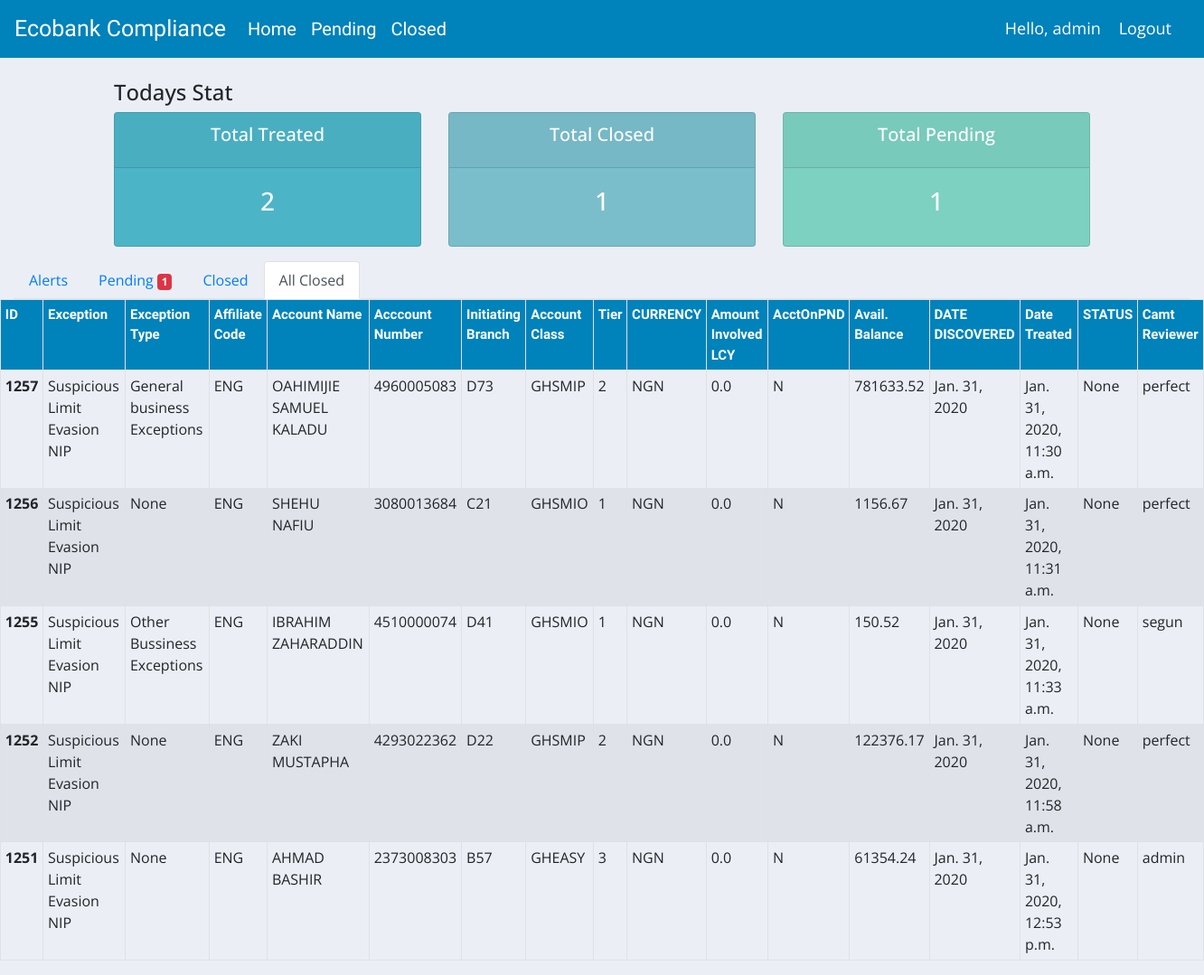
/regularised-staff/ (signed in), run on the app's committed database.
### aclapp/models.py (models this page shows, shortened)
class Acldb(models.Model):
    choices = (
        ('Pending', 'Pending'),
        ('Closed', 'Closed'),
        ('Unreacted', 'Unreacted')
    )
    Exception_Category = models.CharField(max_length=200)
    Exception_By_Category_Type =models.ForeignKey(Exception_By_Category, blank=True, null=True, on_delete=models.SET_NULL)
    Affiliate_Code = models.CharField(max_length=5, null=True, blank=True)
    Affiliate_Name = models.CharField(max_length=30,blank=True, null=True)
    Initiating_Branch = models.CharField(max_length=200, null=True, blank=True)
    Zone = models.CharField(max_length=20, null=True, blank=True)
    Region = models.CharField(max_length=20, blank=True, null=True)
    Trn_Ref_no	= models.CharField(max_length=200,blank=True, null=True)
    Acccount_Number	= models.CharField(max_length=30,blank=True, null=True)
    Account_Name	= models.CharField(max_length=200, null=True)
    msisdn	= models.CharField(max_length=20,blank=True, null=True)
    ACCOUNT_CLASS = models.CharField(max_length=10, null=True, blank=True)
    account_tier = models.IntegerField(null=True, blank=True)
    DRCR_IND = models.CharField(max_length=5,blank=True, null=True)
    ACY_CURR_BALANCE = models.FloatField(default=0)
    AC_OPEN_DATE = models.DateField(blank=True, null=True)
    AcctPND	= models.CharField(max_length=3, null=True, blank=True)
    TnxCount = models.IntegerField(default=1, null=True)
    DrMeanMaxAmt = models.IntegerField(default=0, null=True, blank=True)
    CrMeanMaxAmt = models.IntegerField(default=0, null=True, blank=True)
    Summary_Of_Incidence_and_CAMT_observation_during_Investigation = models.TextField(max_length=100, blank=True, null=True)
    OPERATORS_RESPONSE = models.CharField(max_length=100, blank=True, null=True)
    Date_Discovered	= models.DateField(auto_now=True,null=True, blank=True)
    Date_Regularised = models.DateTimeField(auto_now=True)
    Root_Cause_Tag = models.ForeignKey(Dropdown_Category_root_cause_tag, on_delete=models.SET_NULL, null=True, blank=True)
    Category_By_Root_Cause = models.ForeignKey(Dropdown_by_root_cause, on_delete=models.SET_NULL, null=True, blank=True)
    Status_REGULARIZED_UNREGULARIZED = models.ForeignKey(Dropdown_status, on_delete=models.SET_NULL, null=True, blank=True)
    Currency = models.CharField(max_length=5, blank=True, null=True)
    LCY_USD_RATE = models.FloatField(default=1)
    Amount_Involved_LCY = models.FloatField(default=0)
    Amount_at_Risk_LCY = models.FloatField(default=0)
    Loss_prevented_LCY = models.FloatField(default=0)
    Loss_prevented_USD = models.FloatField(default=0)
    Inputter = models.CharField(max_length=100, null=True)
    Authoriser = models.CharField(max_length=100, null=True)
    USERID_Inputter = models.CharField(max_length=20, null=True)
    USERID_Authoriser = models.CharField(max_length=20, null=True)
    CAMT_Reveiewer	= models.ForeignKey(User, null=True, on_delete=models.SET_NULL, blank=True)
    Month = models.CharField(max_length=20, blank=True, null=True)
    Activity = models.ForeignKey(Dropdown_activity, on_delete=models.SET_NULL, null=True, blank=True)
    Loss_Category = models.ForeignKey(Dropdown_loss_category, on_delete=models.SET_NULL, null=True, blank=True)
    Count2 = models.IntegerField(default=1)
    statusCheck = models.CharField(choices=choices, default='Unreacted', max_length=20)
    ONBOARDING_DATE = models.DateField(null=True, blank=True)
    class Meta:
        ordering = ['-id']

class Exception_By_Category(models.Model):
    exception_type = models.CharField(max_length=50)
    class Meta:
        ordering = ['id']
        verbose_name_plural = "Exception By Category"
    def __str__(self):
        return self.exception_type

### aclapp/views.py (the view)
# urls.py: path('regularised-staff/', alertClosed_staff, name='regularised_staff'),
@staff_member_required()
def alertClosed_staff(request):
    userOrder = Acldb.objects.filter(CAMT_Reveiewer=request.user)
    closedQuery = Acldb.objects.filter(statusCheck='Closed').filter(Date_Regularised__gte=datetime.date.today()).order_by('Date_Regularised')
    treated = userOrder.filter(statusCheck__in=['Pending','Closed']).filter(Date_Regularised__gte=datetime.date.today())
    total_treated = treated.count()
    pendingQuery_today = userOrder.filter(statusCheck='Pending').filter(Date_Regularised__gte=datetime.date.today())
    pending_count = pendingQuery_today.count()
    userOrder = Acldb.objects.filter(CAMT_Reveiewer=request.user)
    closedQuery_count = userOrder.filter(statusCheck='Closed').filter(Date_Regularised__gte=datetime.date.today())
    total_closed_query = closedQuery_count.count()
    pending_query = userOrder.filter(statusCheck='Pending')
    template_name='alerts/regularised_staff.html'
    context = {
        'pendingQuery':closedQuery,
        'total_treated':total_treated,
        'pending_count':pending_count,
        'total_closed_query':total_closed_query,
        'pending_query':pending_query
        }
    return render(request, template_name, context)

### aclapp/templates/alerts/regularised_staff.html (shortened to what this page needs)
{% extends "base.html" %}
{% block content %}
    <div class='container'>
    {% include 'status.html' %}
</div>
<div class='container-fluid'>
    {% include 'navigation_closed_staff.html' %}
    <div class="row mt-7">
        <table id='alertTable' class="table table-striped table-bordered table-sm tableFixHead">
            <tr>
                <th>ID</th>
                <th>Exception</th>
                <th>Exception Type</th>
                <th>Affiliate Code</th>
                <th>Account Name</th>
                <th>Acccount Number</th>
                <th>Initiating Branch</th>
                <th>Account Class</th>
                <th>Tier</th>
                <th>CURRENCY</th>
                <th>Amount Involved LCY</th>
                <th>AcctOnPND</th>
                <th>Avail. Balance</th>
                <th>DATE DISCOVERED</th>
                <th>Date Treated</th>
                <th>STATUS</th>
                <th>Camt Reviewer</th>
            </tr>
            {% if pendingQuery %}
                {% for pending in pendingQuery %}
                    <tr id="pending-{{pending.id}}">
                        <td class="font-weight-bold">{{ pending.id }}</td>
                        <td>{{ pending.Exception_Category }}</td>
                        <td>{{ pending.Exception_By_Category_Type }}</td>
                        <td>{{ pending.Affiliate_Code }}</td>
                        <td>{{ pending.Account_Name }}</td>
                        <td>{{ pending.Acccount_Number }}</td>
                        <td>{{ pending.Initiating_Branch }}</td>
                        <td>{{ pending.ACCOUNT_CLASS }}</td>
                        <td>{{ pending.account_tier }}</td>
                        <td>{{ pending.Currency }}</td>
                        <td>{{ pending.Amount_Involved_LCY }}</td>
                        <td>{{ pending.AcctPND }}</td>
                        <td>{{ pending.ACY_CURR_BALANCE }}</td>
                        <td>{{ pending.Date_Discovered }}</td>
                        <td>{{ pending.Date_Regularised }}</td>
                        <td>{{ pending.Status_REGULARIZED_UNREGULARIZED }}</td>
                        <td>{{pending.CAMT_Reveiewer}}</td>
                    </tr>
                {% endfor %}
                {% else %}
                    <h1>None</h1>
            {% endif %}
        </table>
    </div>
</div>
{% endblock %}

### aclapp/templates/base.html (shortened to what this page needs)
{% load static %}
<!doctype html>
<html>
  <head>
    <link href="https://stackpath.bootstrapcdn.com/font-awesome/4.7.0/css/font-awesome.min.css" rel="stylesheet">
    <link rel="stylesheet" href="https://stackpath.bootstrapcdn.com/bootstrap/4.4.1/css/bootstrap.min.css">
  </head>
  <body>
    {% include 'navbar.html' %}
    <main>
    {% block content %}
    {% endblock content %}
    </main>
  </body>
</html>

### aclapp/templates/navbar.html (shortened to what this page needs)
<nav class="navbar navbar-expand-lg navbar-default navbar-fixed-top">
    <a class="navbar-brand" href="{% url 'unreacted' %}">Ecobank Compliance</a>
    <div class="collapse navbar-collapse" id="navbarSupportedContent">
      <ul class="navbar-nav mr-auto">
        <li class="nav-item active">
          <a class="nav-link" href="/">Home <span class="sr-only">(current)</span></a>
        </li>
        <li class="nav-item">
          <a class="nav-link" href="{% url 'pending' %}">Pending</a>
        </li>
        <li class="nav-item">
          <a class="nav-link" href="{% url 'regularised' %}">Closed</a>
        </li>
      </ul>
    </div>
    <span id='hello-msg'>Hello, {{request.user}} </span>
    <span ><a id='hello-msg' href='{% url 'logout' %}'> Logout</a></span>
  </nav>

### aclapp/templates/status.html (shortened to what this page needs)
{% block stylesheet %}
<link rel="stylesheet" href="//code.jquery.com/ui/1.12.1/themes/base/jquery-ui.css">
{% endblock %}
<br/>
<div class="container">
    <h4 style='margin-top:0'>Todays Stat</h4>
    <div class="row">
        <div class="col-md">
            <div class="card text-center text-white  mb-3" id="total-pending">
                <div class="card-header">
                    <h5 class="card-title">Total Treated</h5>
                </div>
                <div class="card-body">
                    <h3 class="card-title">{{ total_treated }}</h3>
                </div>
            </div>
        </div>
        <div class="col-md">
            <div class="card text-center text-white  mb-3" id="total-regularised">
                <div class="card-header">
                    <h5 class="card-title">Total Closed</h5>
                </div>
                <div class="card-body">
                    <h3 class="card-title">{{ total_closed_query }}</h3>
                </div>
            </div>
        </div>
        <div class="col-md">
            <div class="card text-center text-white  mb-3" id="total">
                <div class="card-header">
                    <h5 class="card-title">Total Pending</h5>
                </div>
                <div class="card-body">
                    <h3 class="card-title">{{ pending_count }}</h3>
                </div>
            </div>
        </div>
    </div>
</div>

### aclapp/templates/navigation_closed_staff.html
<ul class="nav nav-tabs">
        <li class="nav-item">
          <a class="nav-link" href="{% url 'unreacted' %}">Alerts</a>
        </li>
        <li class="nav-item">
        {% with pending_query.count as total_undefined %}
            {% if not total_undefined %}
                <a class="nav-link" href="{% url 'pending' %}">Pending</a>
            {% else %}
                <a class="nav-link" href="{% url 'pending' %}">Pending <span class="badge badge-danger">{{ total_undefined }}</span></a>
            {% endif %}
        {% endwith %}
        </li>
        <li class="nav-item">
          <a class="nav-link" href="{% url 'regularised' %}">Closed</a>
      </li>
      {% if request.user.is_staff %}
      <li class="nav-item">
          <a class="nav-link  active" href="{% url 'regularised_staff' %}">All Closed</a>
      </li>
      {% endif %}
      </ul>

### aclapp/templates/style.css (style rules this page uses)
.tableFixHead { overflow-y: auto; height: 100px; }
.tableFixHead th { position: sticky; top: 0; }
th { font-family: 'Poly', serif; font-size: 15px; background-color: #0082BB; color: white; }

### aclapp/templates/navbar.html (style rules this page uses)
#hello-msg { font-size:18px; color: #fff; margin-right:20px }
.navbar-default { background-color: #0082BB; border-color: #0082BB; }
.navbar-default .navbar-brand { color: #fff; font-family: 'Poly', serif; font-size: 25px; }
.navbar-default .navbar-nav > li > a { color: #fff; font-family: 'Poly', serif; font-size: 20px; }
.navbar-default .navbar-nav > .active > a, .navbar-default .navbar-nav > .active > a:hover, .navbar-default .navbar-nav > .active > a:focus { color: #fff; background-color: #0082BB; }
body { background-color: #ebeff5; font-family: 'Open Sans', sans-serif; }

### aclapp/templates/status.html (style rules this page uses)
#total-pending { background-color: #4cb4c7; }
#total-regularised { background-color: #7abecc; }
#total { background-color: #7CD1C0; }

### data on the page
Acldb: id "1257", Exception_Category "Suspicious Limit Evasion NIP", Exception_By_Category_Type "General business Exceptions", Affiliate_Code "ENG", Account_Name "OAHIMIJIE SAMUEL KALADU", Acccount_Number "4960005083", Initiating_Branch "D73", ACCOUNT_CLASS "GHSMIP", account_tier "2", Currency "NGN", Amount_Involved_LCY "0.0", AcctPND "N", ACY_CURR_BALANCE "781633.52", Date_Discovered "Jan. 31, 2020", Date_Regularised "Jan. 31, 2020, 11:30 a.m.", Status_REGULARIZED_UNREGULARIZED "None", CAMT_Reveiewer "perfect"
Acldb: id "1256", Exception_Category "Suspicious Limit Evasion NIP", Exception_By_Category_Type "None", Affiliate_Code "ENG", Account_Name "SHEHU NAFIU", Acccount_Number "3080013684", Initiating_Branch "C21", ACCOUNT_CLASS "GHSMIO", account_tier "1", Currency "NGN", Amount_Involved_LCY "0.0", AcctPND "N", ACY_CURR_BALANCE "1156.67", Date_Discovered "Jan. 31, 2020", Date_Regularised "Jan. 31, 2020, 11:31 a.m.", Status_REGULARIZED_UNREGULARIZED "None", CAMT_Reveiewer "perfect"
Acldb: id "1255", Exception_Category "Suspicious Limit Evasion NIP", Exception_By_Category_Type "Other Bussiness Exceptions", Affiliate_Code "ENG", Account_Name "IBRAHIM ZAHARADDIN", Acccount_Number "4510000074", Initiating_Branch "D41", ACCOUNT_CLASS "GHSMIO", account_tier "1", Currency "NGN", Amount_Involved_LCY "0.0", AcctPND "N", ACY_CURR_BALANCE "150.52", Date_Discovered "Jan. 31, 2020", Date_Regularised "Jan. 31, 2020, 11:33 a.m.", Status_REGULARIZED_UNREGULARIZED "None", CAMT_Reveiewer "segun"
Acldb: id "1252", Exception_Category "Suspicious Limit Evasion NIP", Exception_By_Category_Type "None", Affiliate_Code "ENG", Account_Name "ZAKI MUSTAPHA", Acccount_Number "4293022362", Initiating_Branch "D22", ACCOUNT_CLASS "GHSMIP", account_tier "2", Currency "NGN", Amount_Involved_LCY "0.0", AcctPND "N", ACY_CURR_BALANCE "122376.17", Date_Discovered "Jan. 31, 2020", Date_Regularised "Jan. 31, 2020, 11:58 a.m.", Status_REGULARIZED_UNREGULARIZED "None", CAMT_Reveiewer "perfect"
Acldb: id "1251", Exception_Category "Suspicious Limit Evasion NIP", Exception_By_Category_Type "None", Affiliate_Code "ENG", Account_Name "AHMAD BASHIR", Acccount_Number "2373008303", Initiating_Branch "B57", ACCOUNT_CLASS "GHEASY", account_tier "3", Currency "NGN", Amount_Involved_LCY "0.0", AcctPND "N", ACY_CURR_BALANCE "61354.24", Date_Discovered "Jan. 31, 2020", Date_Regularised "Jan. 31, 2020, 12:53 p.m.", Status_REGULARIZED_UNREGULARIZED "None", CAMT_Reveiewer "admin"

### other printed values
{{ request.user }} "admin"
{{ total_treated }} "2"
{{ total_closed_query }} "1"
{{ pending_count }} "1"
{{ total_undefined }} "1"
